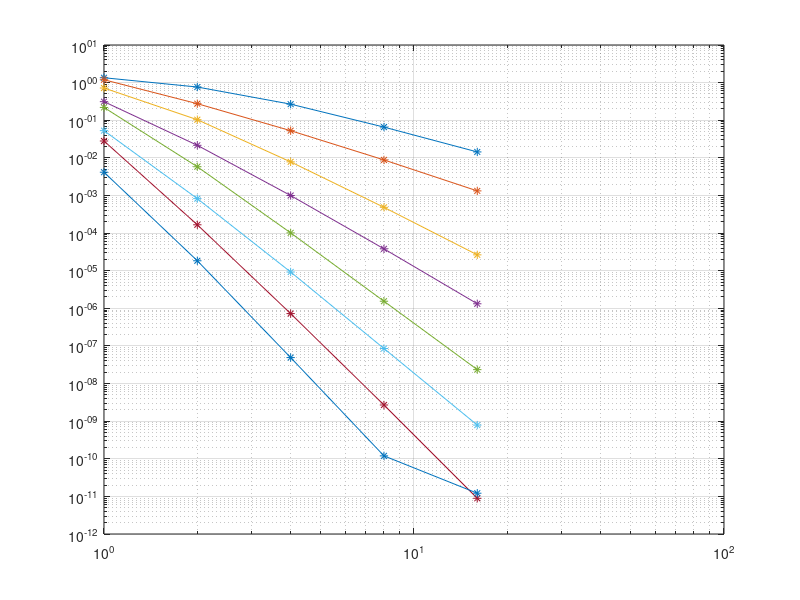

Here is the MATLAB script that generated this plot:
close all;
clear all;

%% l2 [Order][Mesh]

%% f = Sin(10x) +  Sin(10y)

h = [1, 1/2, 1/4, 1/8, 1/16];
p = [1:8];

l2 = ...
    [...
        +1.347995e+00 , +7.637785e-01 , +2.676831e-01 , +6.571013e-02 , +1.436486e-02 ; ...
        +1.191675e+00 , +2.755181e-01 , +5.277309e-02 , +8.809107e-03 , +1.323267e-03 ; ...
        +7.184410e-01 , +1.033056e-01 , +7.820192e-03 , +4.841527e-04 , +2.638048e-05 ; ...
        +3.117339e-01 , +2.155022e-02 , +9.971840e-04 , +3.813997e-05 , +1.319923e-06 ; ...
        +2.184741e-01 , +5.804139e-03 , +1.012503e-04 , +1.542529e-06 , +2.342482e-08 ; ...
        +5.286329e-02 , +8.238067e-04 , +9.233377e-06 , +8.532928e-08 , +7.864889e-10 ; ...
        +2.803778e-02 , +1.661450e-04 , +7.238938e-07 , +2.690137e-09 , +8.896431e-12 ; ...
        +4.148550e-03 , +1.836555e-05 , +4.900143e-08 , +1.194863e-10 , +1.213539e-11 ; ...
    ];


P = size(p, 2);
H = size(h, 2);

delta = zeros(P, H - 1);

for i = 1:H-1
    delta(:, i) = ...
        (log10(l2(:, i + 1)) - log10(l2(:, i))) / ...
        (log10(1/h(i + 1))   - log10(1/h(i)));
end

delta

figure;
loglog(1./h, l2, '-*');
grid;
